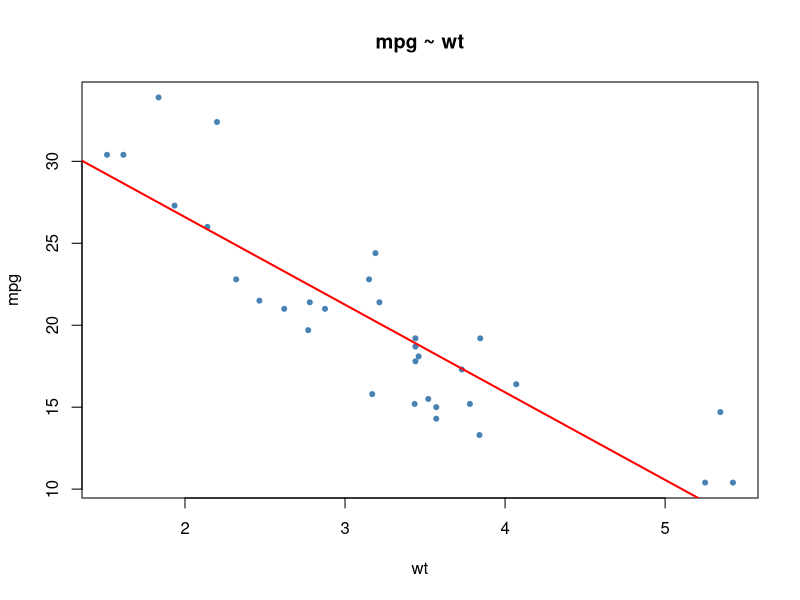
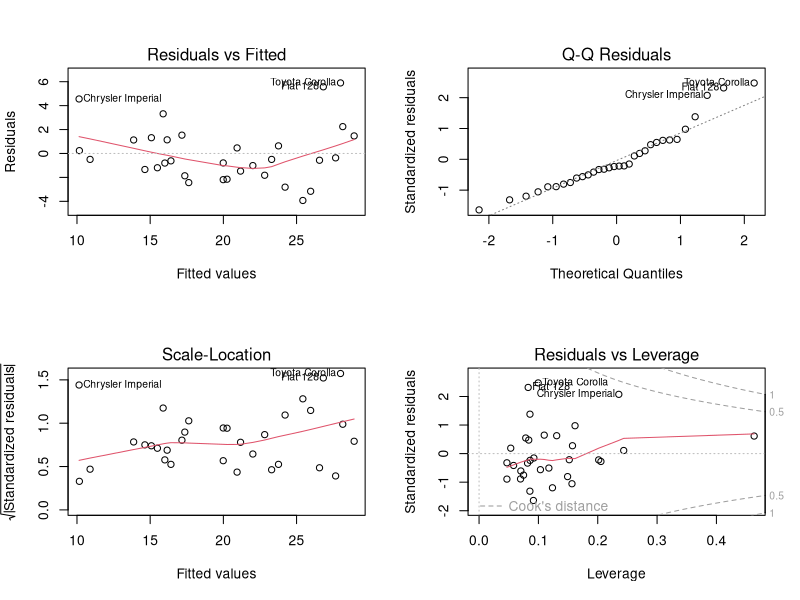
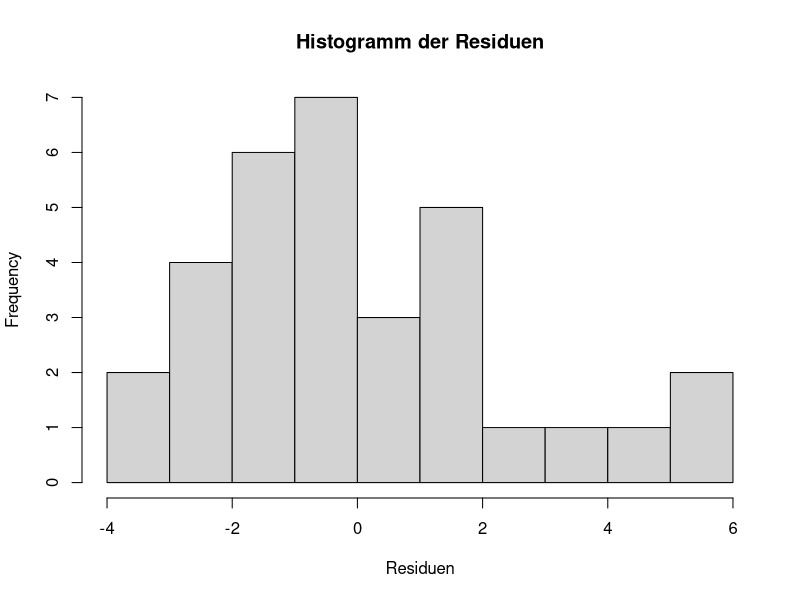
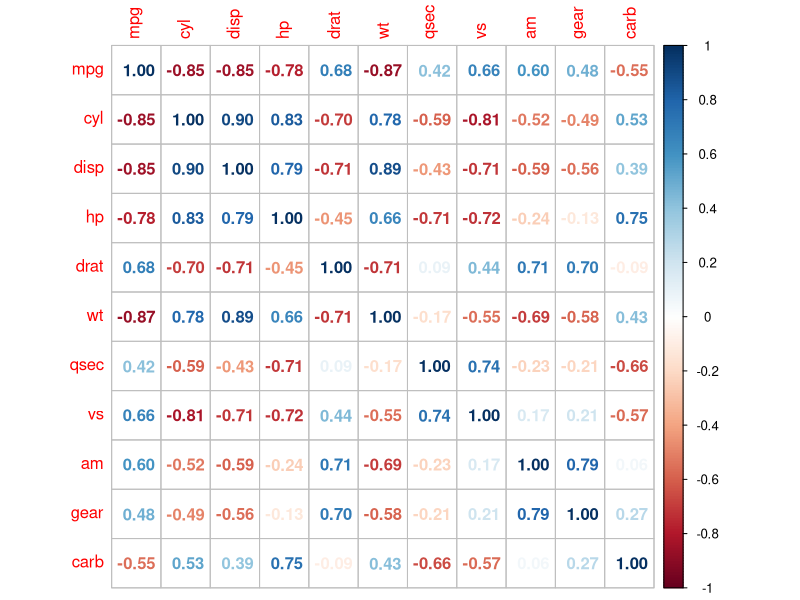
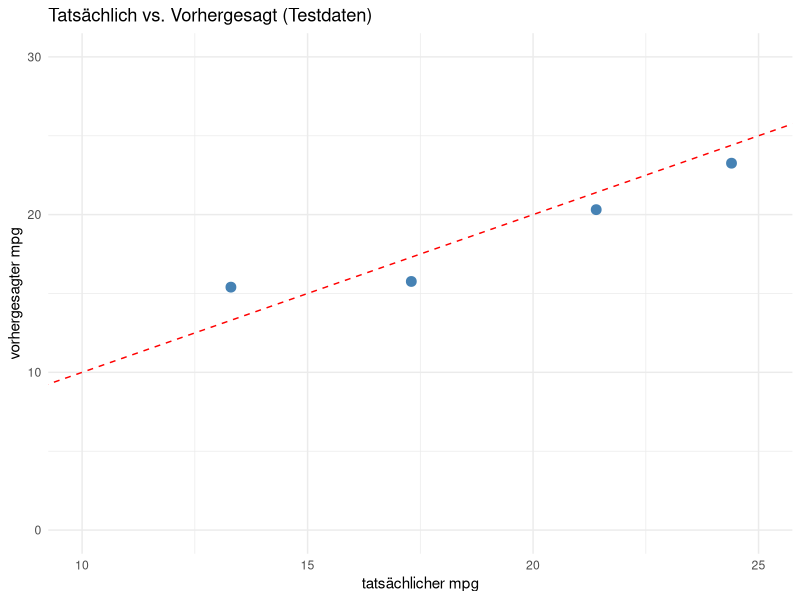
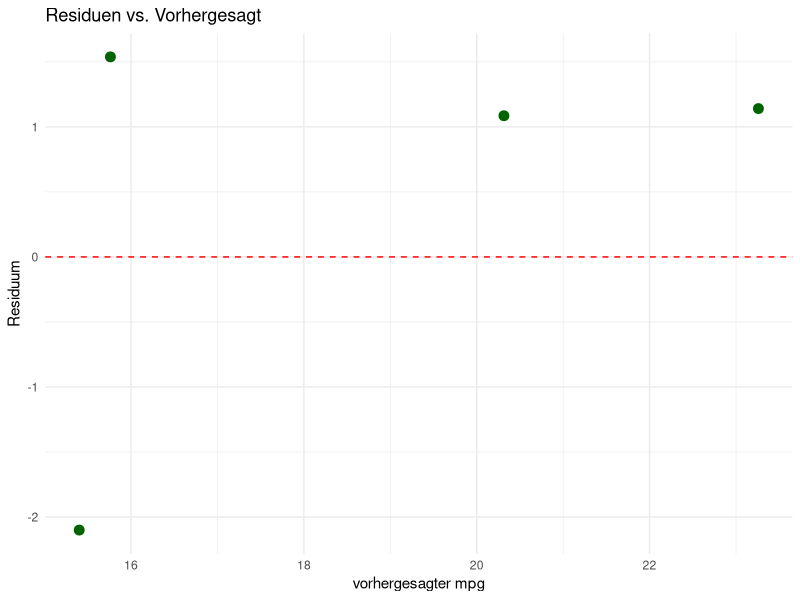

The R script that drew these images, in order:
# =============================================================================
# Übung Kapitel 8: Lineare Regression (einfach & multiple) + Prediction
# Themen: lm(), summary(), Koeffizienten interpretieren, R^2 und adj. R^2,
#         Residuenanalyse, Train/Test-Split, RMSE, MAE, Vorhersage
# Datensätze: mtcars (R-base)
# =============================================================================
install.packages("corrplot")
install.packages(c("caret", "ggplot2"))
library(caret)
library(ggplot2)
library(corrplot)

# -----------------------------------------------------------------------------
# Aufgabe 1 – Einfache lineare Regression
# -----------------------------------------------------------------------------
# Modell: mpg ~ wt
#
# a) Schätze das Modell, gib summary() aus.
# b) Interpretiere Intercept, Steigung und R^2.
# c) Plotte die Regressionsgerade.
# d) Sage den Verbrauch für ein Auto mit wt = 3.0 voraus (mit 95 %-PI).

data(mtcars)

mod1 <- lm(mpg ~ wt, data = mtcars)
summary(mod1)

# c)
plot(mtcars$wt, mtcars$mpg, pch = 20, col = "steelblue",
     xlab = "wt", ylab = "mpg",
     main = "mpg ~ wt")
abline(mod1, col = "red", lwd = 2)

# d) Punktvorhersage + Vorhersageintervall
neu <- data.frame(wt = 3.0)
predict(mod1, newdata = neu, interval = "prediction", level = 0.95)


# -----------------------------------------------------------------------------
# Aufgabe 2 – Multiple Regression
# -----------------------------------------------------------------------------
# Modell: mpg ~ wt + hp + cyl
#
# a) Schätze das Modell.
# b) Welche Variablen sind signifikant (p-Wert)?
# c) Vergleiche R^2 und adjusted R^2 mit Modell 1.

mod2 <- lm(mpg ~ wt + hp + cyl, data = mtcars)
summary(mod2)

cat("R^2     mod1:", round(summary(mod1)$r.squared,    3),
    " | mod2:",     round(summary(mod2)$r.squared,    3), "\n")
cat("adj R^2 mod1:", round(summary(mod1)$adj.r.squared, 3),
    " | mod2:",     round(summary(mod2)$adj.r.squared, 3), "\n")


# -----------------------------------------------------------------------------
# Aufgabe 3 – Residuenanalyse
# -----------------------------------------------------------------------------
# a) Vier diagnostische Plots (Residuen, QQ, Skalierung, Hebel).
# b) Histogramm der Residuen.
# c) Shapiro-Wilk-Test auf Normalverteilung der Residuen.

par(mfrow = c(2, 2))
plot(mod2)
par(mfrow = c(1, 1))

hist(residuals(mod2), breaks = 12, col = "lightgray",
     main = "Histogramm der Residuen", xlab = "Residuen")

sw <- shapiro.test(residuals(mod2))
cat("Shapiro-Wilk Residuen: p =", round(sw$p.value, 4), "\n")


# -----------------------------------------------------------------------------
# Aufgabe 4 – Train/Test-Split + Vorhersagegüte
# -----------------------------------------------------------------------------
# Aufteilung mtcars in 80 % Training und 20 % Test.
# Modell: mpg ~ wt + hp + cyl + am.
# Berechne MAE und RMSE auf den Testdaten.
M = cor(mtcars)
corrplot(M, method = "number")

set.seed(42)
idx_train <- createDataPartition(mtcars$mpg, p = 0.8, list = FALSE)
train <- mtcars[idx_train, ]
test  <- mtcars[-idx_train, ]

mod3 <- lm(mpg ~ wt + cyl , data = train)
summary(mod3)


# Freiheitsgrade berechenen
n <- nrow(train)  # Anzahl Beobachtungen im Training
p <- length(coef(mod3)) - 1  # Anzahl Prädiktoren (ohne Intercept)
df <- n - p - 1

sd(mod3$residuals)

# in-sample / RMSE vor allem für Vorhersagen, out-of sample relevant
rse = sqrt(sum(residuals(mod3)^2) / (nrow(train) - length(coef(mod3)) )) # genauere Berechnung mit Freiheitsgraden
rmse = sqrt(sum(residuals(mod3)^2)/  nrow(train) ) # einfachere Berechnung ohne Freiheitsgrade

# out-of-sample / test bzw. hold-out RMSE
pred <- predict(mod3, newdata = test)
res  <- test$mpg - pred

mae  <- mean(abs(res))
rmse <- sqrt(mean(res^2))
cat("MAE  Test     :", round(mae,  3), "\n")
cat("RMSE Test     :", round(rmse, 3), "\n")


# -----------------------------------------------------------------------------
# Aufgabe 5 – Visualisierung: tatsächlich vs. vorhergesagt
# -----------------------------------------------------------------------------
plot_df <- data.frame(actual = test$mpg, predicted = pred)

ggplot(plot_df, aes(x = actual, y = predicted)) +
  geom_point(size = 3, color = "steelblue") +
  coord_cartesian(xlim = c(10, 25), ylim = c(0, 30)) +
  geom_abline(slope = 1, intercept = 0, color = "red", linetype = "dashed") +
  labs(title = "Tatsächlich vs. Vorhergesagt (Testdaten)",
       x = "tatsächlicher mpg", y = "vorhergesagter mpg") +
  theme_minimal()

# Residuenplot
ggplot(data.frame(predicted = pred, residual = res),
       aes(x = predicted, y = residual)) +
  geom_point(size = 3, color = "darkgreen") +
  geom_hline(yintercept = 0, color = "red", linetype = "dashed") +
  labs(title = "Residuen vs. Vorhergesagt",
       x = "vorhergesagter mpg", y = "Residuum") +
  theme_minimal()


# -----------------------------------------------------------------------------
# Aufgabe 6 – Modellvergleich mit anova()
# -----------------------------------------------------------------------------
# Sind die zusätzlichen Variablen in Modell 2 statistisch nötig
# (gegenüber Modell 1 mit nur wt)?

mod_klein <- lm(mpg ~ wt,           data = mtcars)
mod_mittel <- lm(mpg ~ wt + cyl, data = mtcars)
mod_gross <- lm(mpg ~ wt + hp + cyl, data = mtcars)

(anova(mod_klein, mod_mittel, mod_gross))
# kleiner p-Wert -> das größere Modell erklärt signifikant mehr Varianz.
